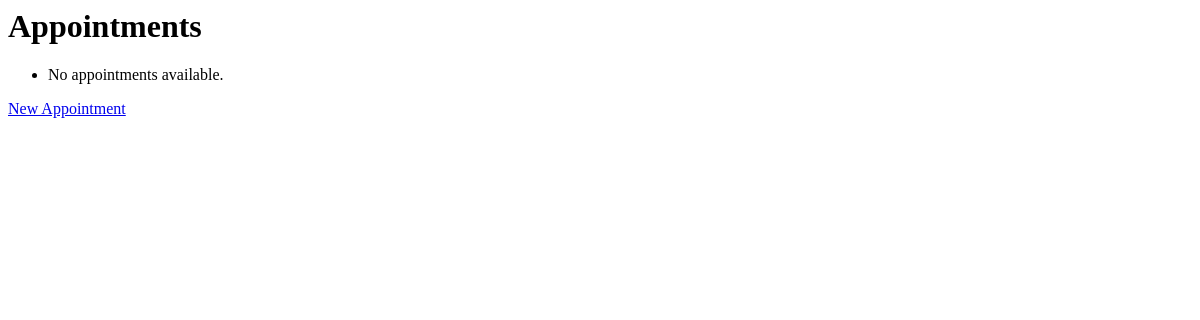
The app's page /appointments/, older data.
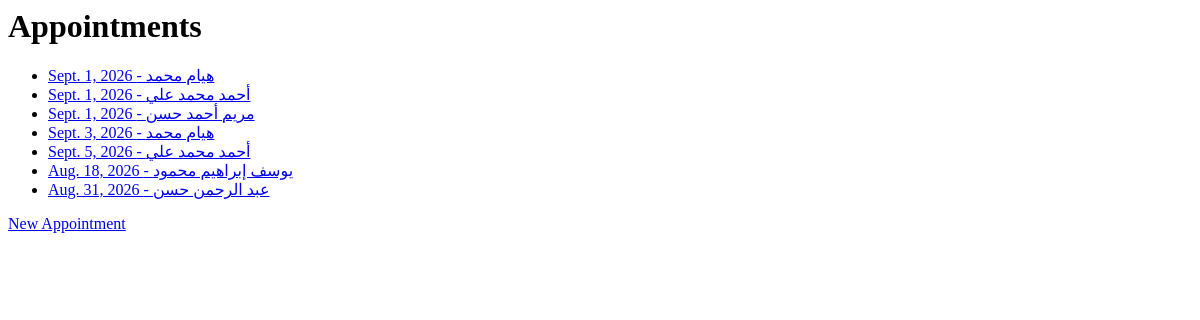
The same page, newer data.
### appointments/models.py (models this page shows, shortened)
class Appointment(models.Model):
    patient = models.ForeignKey(Patient, on_delete=models.CASCADE)
    date = models.DateField()
    time = models.TimeField()
    reason = models.CharField(max_length=255)
    notes = models.TextField(blank=True)

### patients/models.py (models this page shows, shortened)
class Patient(models.Model):
    name = models.CharField(max_length=100)
    phone = models.CharField(max_length=15)
    date_of_birth = models.DateField()

### appointments/views.py (the view)
# urls.py: path('', views.appointment_list, name='appointment_list'),
def appointment_list(request):
    appointments = Appointment.objects.all()
    return render(request, 'appointment_list.html', {'appointments': appointments})

### appointments/templates/appointment_list.html (shortened to what this page needs)
<html lang="en">
<head>
</head>
<body>
    <h1>Appointments</h1>
    <ul>
        {% for appointment in appointments %}
            <li><a href="{% url 'appointment_details' appointment.id %}">{{ appointment.date }} - {{ appointment.patient.name }}</a></li>
        {% empty %}
                <li>No appointments available.</li>
        {% endfor %}
    </ul>
    <a href="{% url 'new_appointment' %}">New Appointment</a>
</body>
</html>

Row changes from the older to the newer data that the page shows:
added Appointment: date "Sept. 1, 2026", patient.name "هيام محمد"
added Appointment: date "Sept. 1, 2026", patient.name "أحمد محمد علي"
added Appointment: date "Sept. 1, 2026", patient.name "مريم أحمد حسن"
added Appointment: date "Sept. 3, 2026", patient.name "هيام محمد"
added Appointment: date "Sept. 5, 2026", patient.name "أحمد محمد علي"
added Appointment: date "Aug. 18, 2026", patient.name "يوسف إبراهيم محمود"
added Appointment: date "Aug. 31, 2026", patient.name "عبد الرحمن حسن"
Text that changed along with them:
text no longer shown: "No appointments available."
